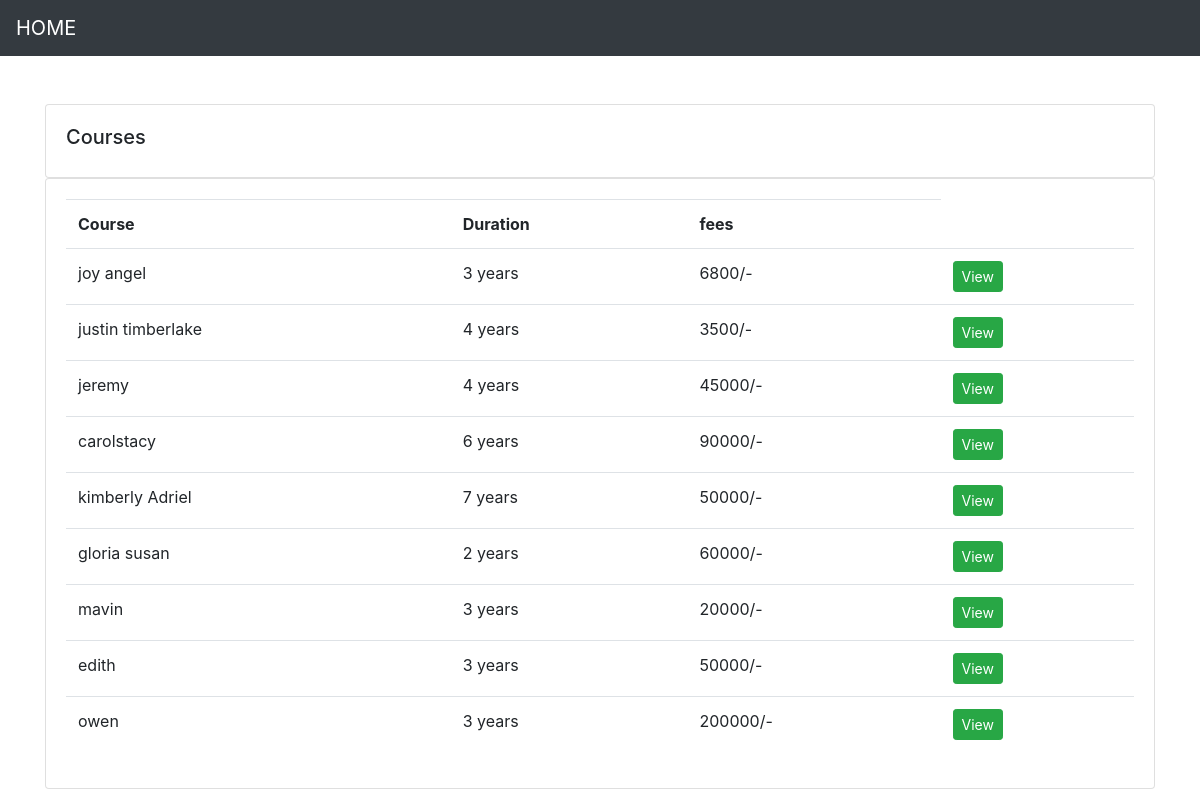
The page / on the database its author committed.
### djangoProject1carol/models.py (models this page shows, shortened)
class Courses(models.Model):
    name=models.CharField(max_length=200,null=True)
    duration=models.IntegerField(default=3,null=True,blank=True)
    fees=models.IntegerField(null=True,blank=True)
    decsription=models.CharField(null=True,blank=True,max_length=10000)

### djangoProject1carol/views.py (the view)
# urls.py: 2. Add a URL to urlpatterns:  path('', views.home, name='home')
def home(request):
    courses=Courses.objects.all()
    context={
        'courses':courses,
        }
    return render(request,'main.html',context)

### templates/main.html (shortened to what this page needs)
<!DOCTYPE html>
<html lang="en">
<head>
    <link rel="stylesheet" href="https://stackpath.bootstrapcdn.com/bootstrap/4.5.0/css/bootstrap.min.css"0>
</head>
<body>
    {% include 'navbar.html' %}
    <br>
	<br>
	{%block content%}
    <div class="container">
        <div class="row">
			<div class="col-md">
				<div class="card card-body">
					<h5>Courses</h5>
				</div>
				<div class="card card-body">
					<table class="table">
						<tr>
							<th>Course</th>
							<th>Duration</th>
							<th>fees</th>
						</tr>
						{% for i in courses %}
						    <tr>
								<td>{{i.name}}</td>
								<td>{{i.duration}} years</td>
                                <td>{{i.fees}}/-</td>
								<td><a class="btn btn-success btn-sm" href="{% url 'description' i.id %}">View</a></td>
							</tr>
						{% endfor %}
					</table>
				</div>
			</div>
		</div>
	</div>
	{% endblock %}
</body>
</html>

### templates/navbar.html (shortened to what this page needs)
<head>
</head>
<nav class="navbar navbar-expand-lg navbar-dark bg-dark">
    <a class="navbar-brand" href="{% url 'home' %}">HOME</a>
  </nav>

### rows shown on the page
Courses: name "joy angel", duration "3", fees "6800"
Courses: name "justin timberlake", duration "4", fees "3500"
Courses: name "jeremy", duration "4", fees "45000"
Courses: name "carolstacy", duration "6", fees "90000"
Courses: name "kimberly Adriel", duration "7", fees "50000"
Courses: name "gloria susan", duration "2", fees "60000"
Courses: name "mavin", duration "3", fees "20000"
Courses: name "edith", duration "3", fees "50000"
Courses: name "owen", duration "3", fees "200000"
